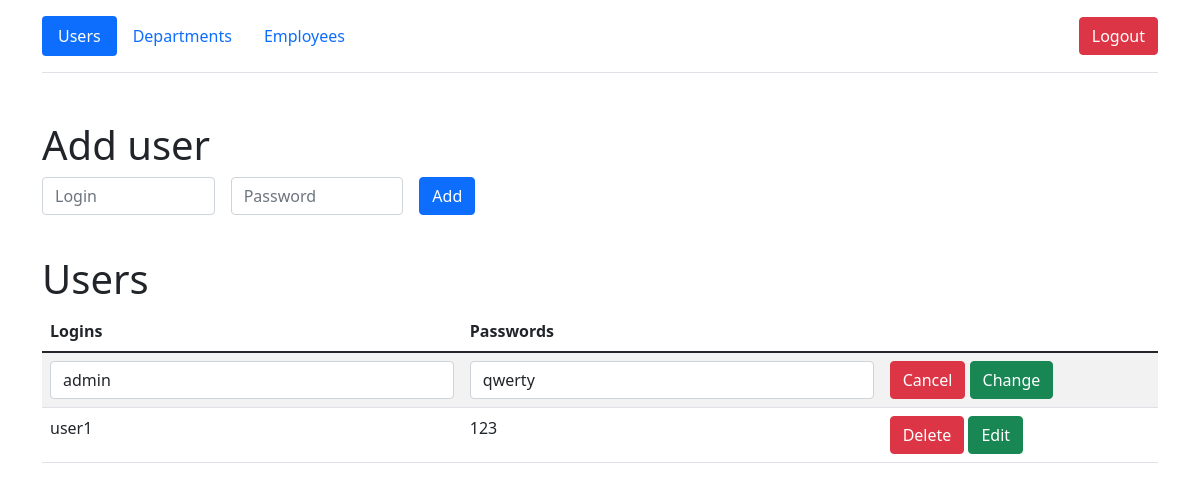
The app's page /users/1/edit (signed in) with its own data.
### models/users.py (models this page shows)
class User(db.Model, UserMixin):
    __table_args__ = {'extend_existing': True}
    id = db.Column(db.Integer, primary_key=True)
    login = db.Column(db.String(50), nullable=False, unique=True)
    password = db.Column(db.String(50), nullable=False)

### views/views_users.py (the view)
@api_users.route('/users/<int:id>/edit', methods=['GET', 'POST'])
@login_required
def edit_user(id):
    if session.get('user') and session.get('user')[0] == ADMIN:
        users = User.query.all()
        if User.query.get(id):
            if request.method == 'POST':
                login = request.form.get('new_login')
                password = request.form.get('new_password')
                data = f'?login={session["user"][0]}&password={session["user"][1]}' \
                       f'&id={id}&new_login={urllib.parse.quote(login)}&new_password={urllib.parse.quote(password)}&page=True'
                return redirect('/api/users/edit' + data)
            return render_template('users_for_admin.html', id=id, users=users)
        return redirect('/users')

### views/views_users.py (called while the page is built)
@api_users.before_request
def check_session():
    if session.get('user'):
        users = User.query.filter_by(login=session.get('user')[0]).all()
        login_user(users[0])
        session.permanent = False
    else:
        return redirect('/')

### templates/users_for_admin.html (shortened to what this page needs)
{% extends 'base.html' %}
{% block body %}
<div class="container">
        <header class="d-flex flex-wrap align-items-center justify-content-center justify-content-md-between py-3 mb-4 border-bottom">
          <ul class="nav nav-pills">
              <li class="nav-item"><a href="/users" class="nav-link active">Users</a></li>
            <li class="nav-item"><a href="/departments" class="nav-link">Departments</a></li>
            <li class="nav-item"><a href="/employees" class="nav-link">Employees</a></li>
          </ul>
            <div class="col-md-3 text-end">
                <a href="/logout">
                    <button type="button" class="btn btn-danger">Logout</button>
                </a>
              </div>
        </header>
      </div>
    <div class="container mt-5">
        <h1>Add user</h1>
        <form method="post" class="row g-3 needs-validation">
            <div class="col-md-2">
                  <input type="text"  name="login" class="form-control" placeholder="Login">
                </div>
            <div class="col-md-2">
                  <input type="text"  name="password" class="form-control" placeholder="Password">
                </div>
            <div class="col-md-2">
                <button class="btn btn-primary" type="submit">Add</button>
            </div>
            <div>
                <br>
            </div>
        </form>
        <h1>Users</h1>
        <table id="data" class="table table-striped">
            <thead>
              <tr>
                <th>Logins</th>
                  <th>Passwords</th>
                  <th></th>
              </tr>
            </thead>
            <tbody>
              {% for user in users %}
                <tr>
                        {% if user.id == id %}
                     <form method="post" class="row g-3 needs-validation" novalidate>
                            <td><input type="text"  name="new_login" class="form-control" id="validationCustom08" value="{{ user.login }}" required></td>
                            <td><input type="text"  name="new_password" class="form-control" id="validationCustom09" value="{{ user.password }}" required></td>
                            <td>
                                <a href="/users" class="btn btn-danger">Cancel</a>
                                <button class="btn btn-success" type="submit">Change</button>
                            </td>
                     </form>
                        {% else %}
                    <td>
                      {{ user.login }}
                    </td>
                    <td>
                      {{ user.password }}
                    </td>
                     <td>
                         <a href="/users/{{ user.id }}/del" class="btn btn-danger">Delete</a>
                        <a href="/users/{{ user.id }}/edit" class="btn btn-success">Edit</a>
                    </td>
                    {% endif %}
                </tr>
              {% endfor %}
            </tbody>
  </table>
    </div>
{% endblock %}

### records on screen
User: new_login "admin", new_password "qwerty"
User: login "user1", password "123"
